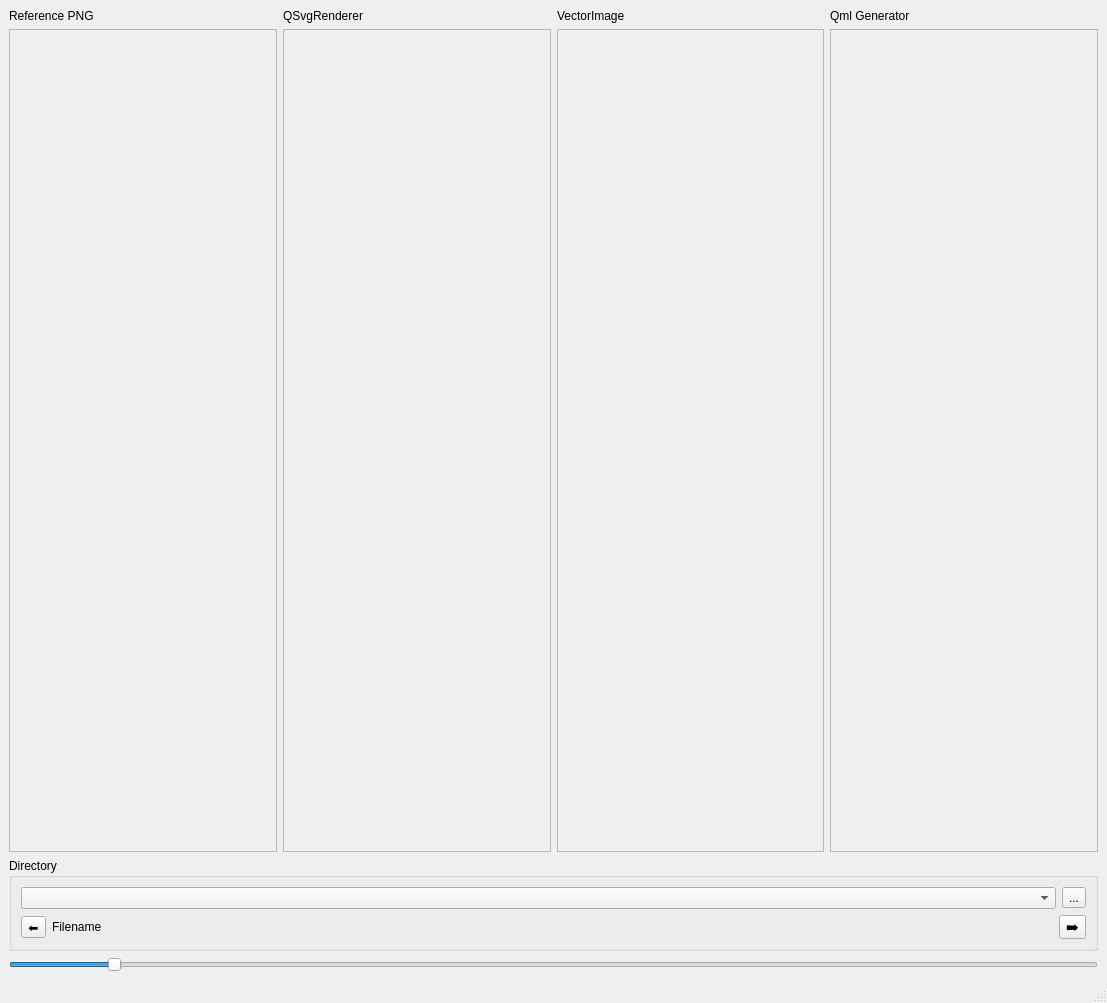
<?xml version="1.0" encoding="UTF-8"?>
<ui version="4.0">
 <class>MainWindow</class>
 <widget class="QMainWindow" name="MainWindow">
  <property name="geometry">
   <rect>
    <x>0</x>
    <y>0</y>
    <width>1107</width>
    <height>1003</height>
   </rect>
  </property>
  <property name="windowTitle">
   <string>MainWindow</string>
  </property>
  <widget class="QWidget" name="centralwidget">
   <layout class="QVBoxLayout" name="verticalLayout_6">
    <item>
     <layout class="QHBoxLayout" name="horizontalLayout">
      <item>
       <layout class="QVBoxLayout" name="vaRefPng">
        <item>
         <widget class="QLabel" name="lRefPng">
          <property name="sizePolicy">
           <sizepolicy hsizetype="Preferred" vsizetype="Maximum">
            <horstretch>0</horstretch>
            <verstretch>0</verstretch>
           </sizepolicy>
          </property>
          <property name="text">
           <string>Reference PNG</string>
          </property>
         </widget>
        </item>
        <item>
         <widget class="QScrollArea" name="saImage">
          <property name="sizePolicy">
           <sizepolicy hsizetype="Preferred" vsizetype="Preferred">
            <horstretch>0</horstretch>
            <verstretch>0</verstretch>
           </sizepolicy>
          </property>
          <property name="toolTip">
           <string>Reference png</string>
          </property>
          <property name="widgetResizable">
           <bool>true</bool>
          </property>
          <property name="alignment">
           <set>Qt::AlignBottom|Qt::AlignLeading|Qt::AlignLeft</set>
          </property>
          <widget class="QWidget" name="scrollAreaWidgetContents">
           <property name="geometry">
            <rect>
             <x>0</x>
             <y>0</y>
             <width>263</width>
             <height>789</height>
            </rect>
           </property>
          </widget>
         </widget>
        </item>
       </layout>
      </item>
      <item>
       <layout class="QVBoxLayout" name="verticalLayout_3">
        <item>
         <widget class="QLabel" name="label_2">
          <property name="sizePolicy">
           <sizepolicy hsizetype="Preferred" vsizetype="Maximum">
            <horstretch>0</horstretch>
            <verstretch>0</verstretch>
           </sizepolicy>
          </property>
          <property name="text">
           <string>QSvgRenderer</string>
          </property>
         </widget>
        </item>
        <item>
         <widget class="QScrollArea" name="saSvgPainter">
          <property name="sizePolicy">
           <sizepolicy hsizetype="Preferred" vsizetype="Preferred">
            <horstretch>0</horstretch>
            <verstretch>0</verstretch>
           </sizepolicy>
          </property>
          <property name="toolTip">
           <string>Reference QPainter</string>
          </property>
          <property name="widgetResizable">
           <bool>true</bool>
          </property>
          <widget class="QWidget" name="scrollAreaWidgetContents_4">
           <property name="geometry">
            <rect>
             <x>0</x>
             <y>0</y>
             <width>264</width>
             <height>789</height>
            </rect>
           </property>
          </widget>
         </widget>
        </item>
       </layout>
      </item>
      <item>
       <layout class="QVBoxLayout" name="verticalLayout_4">
        <item>
         <widget class="QLabel" name="label_3">
          <property name="sizePolicy">
           <sizepolicy hsizetype="Preferred" vsizetype="Maximum">
            <horstretch>0</horstretch>
            <verstretch>0</verstretch>
           </sizepolicy>
          </property>
          <property name="text">
           <string>VectorImage</string>
          </property>
         </widget>
        </item>
        <item>
         <widget class="QScrollArea" name="saSvgImage">
          <property name="sizePolicy">
           <sizepolicy hsizetype="Preferred" vsizetype="Preferred">
            <horstretch>0</horstretch>
            <verstretch>0</verstretch>
           </sizepolicy>
          </property>
          <property name="toolTip">
           <string>VectorImage</string>
          </property>
          <property name="widgetResizable">
           <bool>true</bool>
          </property>
          <widget class="QWidget" name="scrollAreaWidgetContents_2">
           <property name="geometry">
            <rect>
             <x>0</x>
             <y>0</y>
             <width>263</width>
             <height>789</height>
            </rect>
           </property>
          </widget>
         </widget>
        </item>
       </layout>
      </item>
      <item>
       <layout class="QVBoxLayout" name="verticalLayout_5">
        <item>
         <widget class="QLabel" name="label_4">
          <property name="sizePolicy">
           <sizepolicy hsizetype="Preferred" vsizetype="Maximum">
            <horstretch>0</horstretch>
            <verstretch>0</verstretch>
           </sizepolicy>
          </property>
          <property name="text">
           <string>Qml Generator</string>
          </property>
         </widget>
        </item>
        <item>
         <widget class="QScrollArea" name="saQmlGenerator">
          <property name="sizePolicy">
           <sizepolicy hsizetype="Preferred" vsizetype="Preferred">
            <horstretch>0</horstretch>
            <verstretch>0</verstretch>
           </sizepolicy>
          </property>
          <property name="toolTip">
           <string>QML generator</string>
          </property>
          <property name="widgetResizable">
           <bool>true</bool>
          </property>
          <widget class="QWidget" name="scrollAreaWidgetContents_3">
           <property name="geometry">
            <rect>
             <x>0</x>
             <y>0</y>
             <width>263</width>
             <height>789</height>
            </rect>
           </property>
          </widget>
         </widget>
        </item>
       </layout>
      </item>
     </layout>
    </item>
    <item>
     <widget class="QGroupBox" name="groupBox">
      <property name="sizePolicy">
       <sizepolicy hsizetype="MinimumExpanding" vsizetype="Maximum">
        <horstretch>0</horstretch>
        <verstretch>0</verstretch>
       </sizepolicy>
      </property>
      <property name="title">
       <string>Directory</string>
      </property>
      <layout class="QVBoxLayout" name="verticalLayout_2">
       <item>
        <layout class="QHBoxLayout" name="horizontalLayout_2">
         <item>
          <widget class="QComboBox" name="cbCurrentDir">
           <property name="maxCount">
            <number>10</number>
           </property>
          </widget>
         </item>
         <item>
          <widget class="QToolButton" name="tbSelectDir">
           <property name="text">
            <string>...</string>
           </property>
          </widget>
         </item>
        </layout>
       </item>
       <item>
        <layout class="QHBoxLayout" name="horizontalLayout_3">
         <item>
          <widget class="QToolButton" name="tbPrev">
           <property name="text">
            <string>⬅️</string>
           </property>
          </widget>
         </item>
         <item>
          <widget class="QLabel" name="lCurrentFileName">
           <property name="text">
            <string>Filename</string>
           </property>
          </widget>
         </item>
         <item>
          <widget class="QToolButton" name="tbNext">
           <property name="font">
            <font>
             <family>Segoe UI Emoji</family>
            </font>
           </property>
           <property name="text">
            <string>➡️</string>
           </property>
          </widget>
         </item>
        </layout>
       </item>
      </layout>
     </widget>
    </item>
    <item>
     <widget class="QSlider" name="hsScale">
      <property name="minimum">
       <number>1</number>
      </property>
      <property name="maximum">
       <number>100</number>
      </property>
      <property name="value">
       <number>10</number>
      </property>
      <property name="orientation">
       <enum>Qt::Horizontal</enum>
      </property>
     </widget>
    </item>
   </layout>
  </widget>
  <widget class="QMenuBar" name="menubar">
   <property name="geometry">
    <rect>
     <x>0</x>
     <y>0</y>
     <width>1107</width>
     <height>22</height>
    </rect>
   </property>
  </widget>
  <widget class="QStatusBar" name="statusbar"/>
 </widget>
 <resources/>
 <connections/>
</ui>
